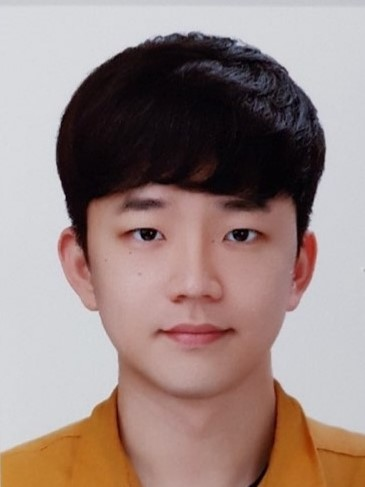
#> input picture temp/open_cv/Image/son.jpg, 365 x 487 px
$ python open_cv_test6.py
#> lines starting #> are read from the running program, lines starting #| are printed output that depends on the picture; after the words box and inside, x2 and y2 are one past the last pixel; in counts of white or black regions, pixels touching at a corner belong together
import cv2
import numpy as np
from collections import deque

src = cv2.imread("Image/son.jpg")
#> src is the input picture: shape (487, 365, 3); mean B, G, R 130, 134.4, 154.4
gray = cv2.cvtColor(src, cv2.COLOR_BGR2GRAY)
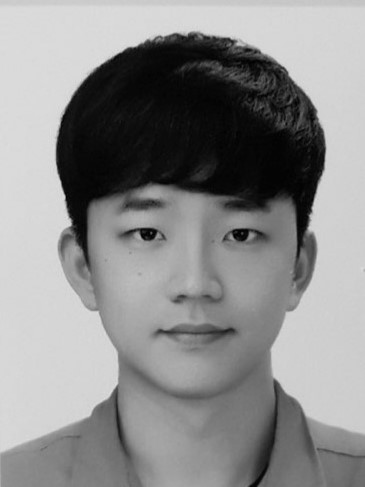
#> gray: shape (487, 365); min 1, max 224, mean 139.8
binary = cv2.adaptiveThreshold(
    gray, 255, cv2.ADAPTIVE_THRESH_MEAN_C, cv2.THRESH_BINARY, 467, 37)
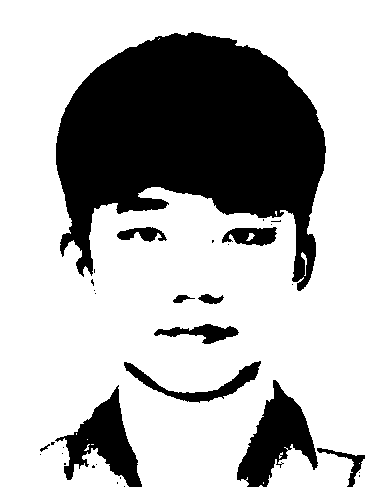
#> binary: shape (487, 365); 70.2% white; 33 black regions (22 under 20 px), largest, box (x1, y1, x2, y2) and area: (56, 32, 326, 291) 41391, (237, 380, 318, 487) 4015, (55, 385, 142, 487) 3516

# 빈 output 이미지 생성 (흰색)
output = np.full(binary.shape, 255, dtype=np.uint8)

# 이미지의 높이와 너비
height, width = binary.shape
#> height = 487; width = 365

# 점진적으로 이미지를 보여주는 단위 설정
step = 5

# 시작점 찾기 (검은 픽셀 중 하나)
start_i, start_j = None, None
for i in range(0, height, step):
    for j in range(0, width, step):
        if binary[i, j] == 0:
            start_i, start_j = i, j
            break
    if start_i is not None:
        break

# 너비 우선 탐색으로 인접한 검은 픽셀 방문하기
queue = deque([(start_i, start_j)])
visited = set([(start_i, start_j)])

dy = [-step, step, 0, 0]
dx = [0, 0, -step, step]

while queue:
    i, j = queue.popleft()

    # 이미지를 그려나가기
    output[i:i + step, j:j + step] = binary[i:i + step, j:j + step]
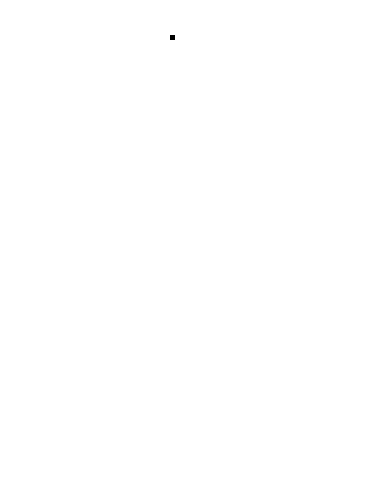
#> output: shape (487, 365); 100% white; 1 black region, box (x1, y1, x2, y2) and area: (170, 35, 175, 40) 25
    cv2.imshow("output", output)
    cv2.waitKey(1)

    for k in range(4):
        ni, nj = i + dy[k], j + dx[k]

        if 0 <= ni < height and 0 <= nj < width and (ni, nj) not in visited and binary[ni, nj] == 0:
            visited.add((ni, nj))
            queue.append((ni, nj))
#> after the loop, visited = 3 items

cv2.waitKey(0)
cv2.destroyAllWindows()
